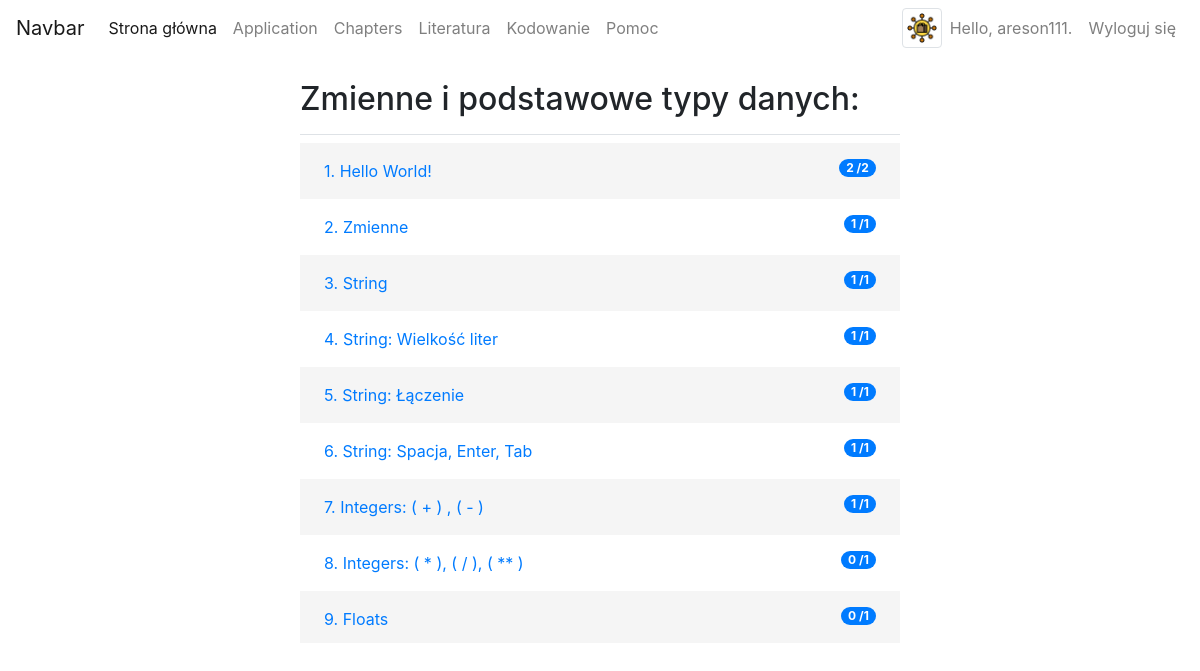
The app's page /chapters/1/ (signed in) with its own data.
### users/models.py (models this page shows, shortened)
class Profile(models.Model):
    user = models.OneToOneField(User, on_delete=models.CASCADE)
    education = models.CharField(choices=EDUCATION_CHOICES, max_length=200)
    age = models.IntegerField()
    profile_image = models.ImageField(default='default-avatar.png', upload_to='users/', null=True, blank=True)
    points = models.IntegerField(default=0)

### chapters/models.py (models this page shows, shortened)
class Chapter(models.Model):
    name = models.CharField(max_length=200)
    text = models.TextField()
    date_added = models.DateTimeField(auto_now_add=True)
    def __str__(self):
        return self.name

class Topic(models.Model):
    chapter = models.ForeignKey(Chapter, on_delete=models.DO_NOTHING)
    name = models.CharField(max_length=200)
    text = models.TextField()
    approach = models.TextField(default='print("Hello World!")')
    points = models.IntegerField(default=3)
    date_added = models.DateTimeField(auto_now_add=True)
    output = models.TextField(default='Hello World!')
    def __str__(self):
        return self.name
    def user_topic_points(self, user):
        approaches = self.userapproach_set.all()
        user_topic_points = 0
        for approach in approaches:
            if approach.user == user:
                user_topic_points = approach.points_earned
        return user_topic_points

class UserApproach(models.Model):
    user = models.ForeignKey(User, on_delete=models.CASCADE)
    topic = models.ForeignKey(Topic, on_delete=models.CASCADE)
    user_approach = models.TextField(default='')
    points_awarded = models.BooleanField(default=False)
    points_earned = models.IntegerField(default=0)

### chapters/views.py (the view)
# urls.py: path('chapters/<int:chapter_id>/', views.topic, name='topic'),
@login_required
def topic(request, chapter_id):
    chapter = Chapter.objects.get(id=chapter_id)
    topics = chapter.topic_set.all()
    context = {'chapter': chapter, 'topics': topics}
    return render(request, 'chapters/topic.html', context)

### chapters/templatetags/chapters_extras.py (called while the page is built)
@register.simple_tag
def get_topic_points_tag(topic, user):
    return topic.user_topic_points(user)

### chapters/templates/chapters/topic.html
{% extends "chapters/baza.html" %}
{% load static %}
{% load  chapters_extras %}
{% block header %}
  <h2>{{ chapter }}: </h2>
{% endblock header %}
{% block content %}
<div style="height: 500px; overflow-y:auto;">
    <table style="max-height: 500px; overflow: auto;">
      <tbody>
        {% for topic in topics %}
        <tr>
            <td class="team">
                <a href="{% url 'chapters:approach' topic.id %}">{{ forloop.counter }}. {{ topic }}</a>
                <span class="badge badge-primary badge-pill ml-2 float-right">
                {% get_topic_points_tag topic user %}
                    /{{ topic.points }}</span>
            </td>
        </tr>
        {% endfor %}
      </tbody>
    </table>
</div>
{% endblock content %}

### chapters/templates/chapters/navbar.html (shortened to what this page needs)
<nav class="navbar navbar-expand-lg navbar-light">
  <a class="navbar-brand" href="#">Navbar</a>
  <div class="collapse navbar-collapse" id="navbarSupportedContent">
    <ul class="navbar-nav mr-auto">
      <li class="nav-item active te">
        <a class="nav-link" href="{% url 'chapters:index' %}">Strona główna <span class="sr-only">(current)</span></a>
      </li>
      <li class="nav-item">
        <a class="nav-link" href="{% url 'chapters:index' %}">Application</a>
      </li>
      <li class="nav-item">
        <a class="nav-link" href="{% url 'chapters:chapters' %}">Chapters</a>
      </li>
      <li class="nav-item">
        <a class="nav-link" href="{% url 'chapters:literatura' %}">Literatura</a>
      </li>
      <li class="nav-item">
        <a class="nav-link" href="{% url 'chapters:kodowanie' %}">Kodowanie</a>
      </li>
      <li class="nav-item">
        <a class="nav-link" href="{% url 'chapters:pomoc' %}">Pomoc</a>
      </li>
    </ul>
    <ul class="navbar-nav justify-content-end">
        {% if user.is_authenticated %}
        <li class="text-center ">
          <img title="profile image" src="{{ user.profile.profile_image.url }}" class="avatar img-circle img-thumbnail" alt="avatar" height="40" width="40">
        </li>
      <li class="nav-item">
        <a class="nav-link" href="{% url 'users:profile' %}">Hello, {{ user.username }}.</a>
      </li>
      <li class="nav-item">
        <a class="nav-link" href="{% url 'users:logout' %}">Wyloguj się</a>
      </li>
        {% endif %}
    </ul>
  </div>
</nav>

### static/css/style.css (style rules this page uses)
body { background-color: coral; font-family: 'Josefin Sans', sans-serif; font-size: 20px; }
table { border-collapse: collapse; width: 100%; background: #fff; }
td, th { padding: 1em 1.5em; text-align: left; }
tbody tr:nth-child(2n-1) { background-color: #f5f5f5; transition: all .125s ease-in-out; }

### records on screen
Chapter: name "Zmienne i podstawowe typy danych"
Topic: name "Hello World!", id.user_id "2", points "2"
Topic: name "Zmienne", id.user_id "1", points "1"
Topic: name "String", id.user_id "1", points "1"
Topic: name "String: Wielkość liter", id.user_id "1", points "1"
Topic: name "String: Łączenie", id.points_earned "1", points "1"
Topic: name "String: Spacja, Enter, Tab", id.points_earned "1", points "1"
Topic: name "Integers: ( + ) , ( - )", id.points_earned "1", points "1"
Topic: name "Integers: ( * ), ( / ), ( ** )", id.points_earned "0", points "1"
Topic: name "Floats", id.user_id "0", points "1"

### other values on screen
{{ user.username }} "areson111"
